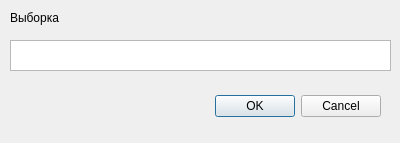
<?xml version="1.0" encoding="UTF-8"?>
<ui version="4.0">
 <class>FormSelection</class>
 <widget class="QDialog" name="FormSelection">
  <property name="windowModality">
   <enum>Qt::WindowModality::ApplicationModal</enum>
  </property>
  <property name="geometry">
   <rect>
    <x>0</x>
    <y>0</y>
    <width>400</width>
    <height>143</height>
   </rect>
  </property>
  <property name="windowTitle">
   <string>Выборка</string>
  </property>
  <property name="sizeGripEnabled">
   <bool>false</bool>
  </property>
  <widget class="QDialogButtonBox" name="buttonBox">
   <property name="geometry">
    <rect>
     <x>40</x>
     <y>90</y>
     <width>341</width>
     <height>32</height>
    </rect>
   </property>
   <property name="orientation">
    <enum>Qt::Orientation::Horizontal</enum>
   </property>
   <property name="standardButtons">
    <set>QDialogButtonBox::StandardButton::Cancel|QDialogButtonBox::StandardButton::Ok</set>
   </property>
  </widget>
  <widget class="QLabel" name="label">
   <property name="geometry">
    <rect>
     <x>10</x>
     <y>10</y>
     <width>49</width>
     <height>16</height>
    </rect>
   </property>
   <property name="text">
    <string>Выборка</string>
   </property>
  </widget>
  <widget class="QTextEdit" name="textEdit">
   <property name="geometry">
    <rect>
     <x>10</x>
     <y>40</y>
     <width>381</width>
     <height>31</height>
    </rect>
   </property>
  </widget>
 </widget>
 <resources/>
 <connections>
  <connection>
   <sender>buttonBox</sender>
   <signal>accepted()</signal>
   <receiver>FormSelection</receiver>
   <slot>accept()</slot>
   <hints>
    <hint type="sourcelabel">
     <x>248</x>
     <y>254</y>
    </hint>
    <hint type="destinationlabel">
     <x>157</x>
     <y>274</y>
    </hint>
   </hints>
  </connection>
  <connection>
   <sender>buttonBox</sender>
   <signal>rejected()</signal>
   <receiver>FormSelection</receiver>
   <slot>reject()</slot>
   <hints>
    <hint type="sourcelabel">
     <x>316</x>
     <y>260</y>
    </hint>
    <hint type="destinationlabel">
     <x>286</x>
     <y>274</y>
    </hint>
   </hints>
  </connection>
 </connections>
</ui>
